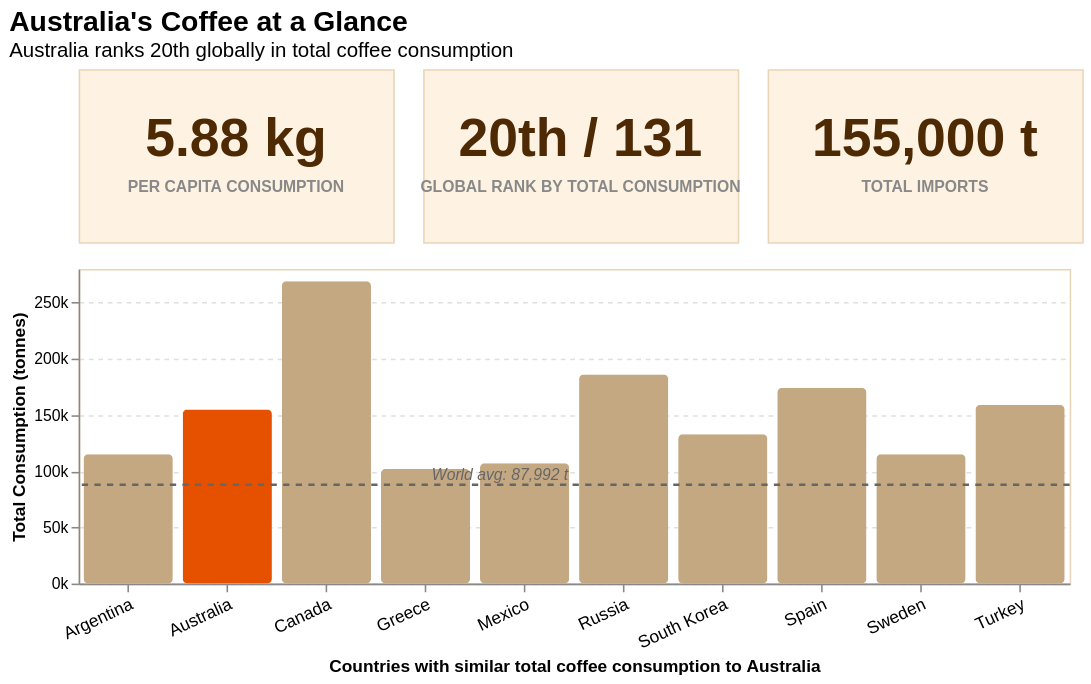

Write a Vega-Lite specification for this figure.
### Vega-Lite specification from a JSON file in a GitHub repository (floating-point values rounded to 4 significant figures)
{"$schema": "https://vega.github.io/schema/vega-lite/v6.json", "title": {"text": "Australia's Coffee at a Glance", "subtitle": "Australia ranks 20th globally in total coffee consumption", "fontSize": 18, "subtitleFontSize": 13, "anchor": "start"}, "config": {"view": {"stroke": "#e8d5b7"}, "concat": {"spacing": 15}}, "vconcat": [{"hconcat": [{"width": 200, "height": 110, "view": {"fill": "#fef3e2"}, "layer": [{"data": {"values": [{"x": 100, "y": 45, "text": "5.88 kg"}]}, "mark": {"type": "text", "fontSize": 34, "fontWeight": "bold", "color": "#4e2a04"}, "encoding": {"x": {"field": "x", "type": "quantitative", "scale": {"domain": [0, 200]}, "axis": null}, "y": {"field": "y", "type": "quantitative", "scale": {"domain": [0, 110], "reverse": true}, "axis": null}, "text": {"field": "text", "type": "nominal"}}}, {"data": {"values": [{"x": 100, "y": 75, "text": "PER CAPITA CONSUMPTION"}]}, "mark": {"type": "text", "fontSize": 10, "fontWeight": "bold", "color": "#888888"}, "encoding": {"x": {"field": "x", "type": "quantitative", "scale": {"domain": [0, 200]}, "axis": null}, "y": {"field": "y", "type": "quantitative", "scale": {"domain": [0, 110], "reverse": true}, "axis": null}, "text": {"field": "text", "type": "nominal"}}}]}, {"width": 200, "height": 110, "view": {"fill": "#fef3e2"}, "layer": [{"data": {"values": [{"x": 100, "y": 45, "text": "20th / 131"}]}, "mark": {"type": "text", "fontSize": 34, "fontWeight": "bold", "color": "#4e2a04"}, "encoding": {"x": {"field": "x", "type": "quantitative", "scale": {"domain": [0, 200]}, "axis": null}, "y": {"field": "y", "type": "quantitative", "scale": {"domain": [0, 110], "reverse": true}, "axis": null}, "text": {"field": "text", "type": "nominal"}}}, {"data": {"values": [{"x": 100, "y": 75, "text": "GLOBAL RANK BY TOTAL CONSUMPTION"}]}, "mark": {"type": "text", "fontSize": 10, "fontWeight": "bold", "color": "#888888"}, "encoding": {"x": {"field": "x", "type": "quantitative", "scale": {"domain": [0, 200]}, "axis": null}, "y": {"field": "y", "type": "quantitative", "scale": {"domain": [0, 110], "reverse": true}, "axis": null}, "text": {"field": "text", "type": "nominal"}}}]}, {"width": 200, "height": 110, "view": {"fill": "#fef3e2"}, "layer": [{"data": {"values": [{"x": 100, "y": 45, "text": "155,000 t"}]}, "mark": {"type": "text", "fontSize": 34, "fontWeight": "bold", "color": "#4e2a04"}, "encoding": {"x": {"field": "x", "type": "quantitative", "scale": {"domain": [0, 200]}, "axis": null}, "y": {"field": "y", "type": "quantitative", "scale": {"domain": [0, 110], "reverse": true}, "axis": null}, "text": {"field": "text", "type": "nominal"}}}, {"data": {"values": [{"x": 100, "y": 75, "text": "TOTAL IMPORTS"}]}, "mark": {"type": "text", "fontSize": 10, "fontWeight": "bold", "color": "#888888"}, "encoding": {"x": {"field": "x", "type": "quantitative", "scale": {"domain": [0, 200]}, "axis": null}, "y": {"field": "y", "type": "quantitative", "scale": {"domain": [0, 110], "reverse": true}, "axis": null}, "text": {"field": "text", "type": "nominal"}}}]}]}, {"width": 630, "height": 200, "data": {"values": [{"Country": "Canada", "tonnes": 269000, "highlight": false}, {"Country": "Russia", "tonnes": 186000, "highlight": false}, {"Country": "Spain", "tonnes": 174000, "highlight": false}, {"Country": "Turkey", "tonnes": 159000, "highlight": false}, {"Country": "Australia", "tonnes": 155000, "highlight": true}, {"Country": "South Korea", "tonnes": 133000, "highlight": false}, {"Country": "Argentina", "tonnes": 115000, "highlight": false}, {"Country": "Sweden", "tonnes": 115000, "highlight": false}, {"Country": "Mexico", "tonnes": 107000, "highlight": false}, {"Country": "Greece", "tonnes": 102000, "highlight": false}]}, "layer": [{"mark": {"type": "bar", "cornerRadius": 3}, "encoding": {"x": {"field": "Country", "type": "nominal", "sort": {"field": "tonnes", "order": "descending"}, "axis": {"title": "Countries with similar total coffee consumption to Australia", "labelAngle": -25, "labelFontSize": 11, "titleFontSize": 11}}, "y": {"field": "tonnes", "type": "quantitative", "axis": {"title": "Total Consumption (tonnes)", "format": "~s", "titleFontSize": 11, "grid": true, "gridDash": [3, 3], "gridColor": "#e0e0e0"}}, "color": {"condition": {"test": "datum.highlight", "value": "#e65100"}, "value": "#c4a882"}, "tooltip": [{"field": "Country", "type": "nominal", "title": "Country"}, {"field": "tonnes", "type": "quantitative", "title": "Total Consumption (tonnes)", "format": ","}]}}, {"mark": {"type": "rule", "color": "#666", "strokeDash": [4, 4], "strokeWidth": 1.5}, "data": {"values": [{"y": 87992}]}, "encoding": {"y": {"field": "y", "type": "quantitative"}}}, {"mark": {"type": "text", "align": "left", "dx": 4, "dy": -6, "fontSize": 10, "color": "#666", "fontStyle": "italic"}, "data": {"values": [{"x": "Greece", "y": 87992, "label": "World avg: 87,992 t"}]}, "encoding": {"x": {"field": "x", "type": "nominal"}, "y": {"field": "y", "type": "quantitative"}, "text": {"field": "label", "type": "nominal"}}}]}]}
